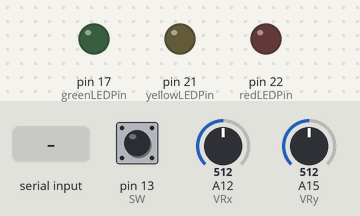
Simulated run of this sketch. Board: Arduino Mega 2560, built with avr-gcc and run on an emulated ATmega2560. Parts: output pins drawn as LEDs (lit = HIGH). Dashed ring = blinking. The test bench sets the inputs (shaded band); at power-on: pin 13 (SW) HIGH, A12 (VRx) = 512, A15 (VRy) = 512. What the sketch prints to the serial monitor is not drawn.

Above: at 1.2 s.
1.3 s: "x" received over Serial
At 1.45 s:
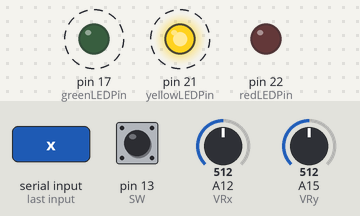
At 1.85 s:
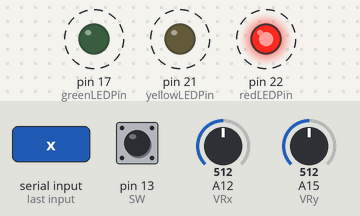
Timing chart, 0 to 8.2 s (numbered marks = the images above; inputs shaded):
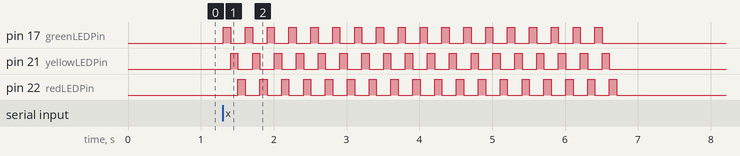

The sketch:

mario_pacman.ino
```cpp
// Joystick
int VRx = 12;
int VRy = 15;
int SW = 13;

// LED pins
int redLEDPin = 22;
int yellowLEDPin = 21;
int greenLEDPin = 17;

void setup() {
  Serial.begin(9600);
  pinMode(SW, INPUT_PULLUP);
  pinMode(redLEDPin, OUTPUT);
  pinMode(yellowLEDPin, OUTPUT);
  pinMode(greenLEDPin, OUTPUT);
}

void loop() {
  int xValue = analogRead(VRx);
  int yValue = analogRead(VRy);
  int buttonState = digitalRead(SW);

  Serial.print(xValue);
  Serial.print(",");
  Serial.print(yValue);
  Serial.print(",");
  Serial.println(buttonState);

  // Turn off all LEDs
  digitalWrite(redLEDPin, LOW);
  digitalWrite(yellowLEDPin, LOW);
  digitalWrite(greenLEDPin, LOW);

  if (Serial.available()) {
    char receivedChar = Serial.read();

    // Turn on the corresponding LED based on the received character
    if (receivedChar == 'y') {
      digitalWrite(yellowLEDPin, HIGH);
    } else if (receivedChar == 'g') {
      digitalWrite(greenLEDPin, HIGH);
    } else if (receivedChar == 'r') {
       digitalWrite(redLEDPin, HIGH);
    } else if (receivedChar == 'x') {
       for (int i = 0; i < 18; i++) {
        digitalWrite(greenLEDPin, HIGH);
        delay(100);
        digitalWrite(greenLEDPin, LOW);
        digitalWrite(yellowLEDPin, HIGH);
        delay(100);
        digitalWrite(yellowLEDPin, LOW);
        digitalWrite(redLEDPin, HIGH);
        delay(100);
        digitalWrite(redLEDPin, LOW);
       }
    }
  }

  delay(100);
}
```

Measured:
- after the input at 1.3 s, pin 17 (greenLEDPin): alternates HIGH for 0.10 s and LOW for 0.20 s, 36 changes in all, then stays LOW, starting at once; pin 21 (yellowLEDPin): alternates HIGH for 0.10 s and LOW for 0.20 s, 36 changes in all, then stays LOW, starting after 0.11 s
